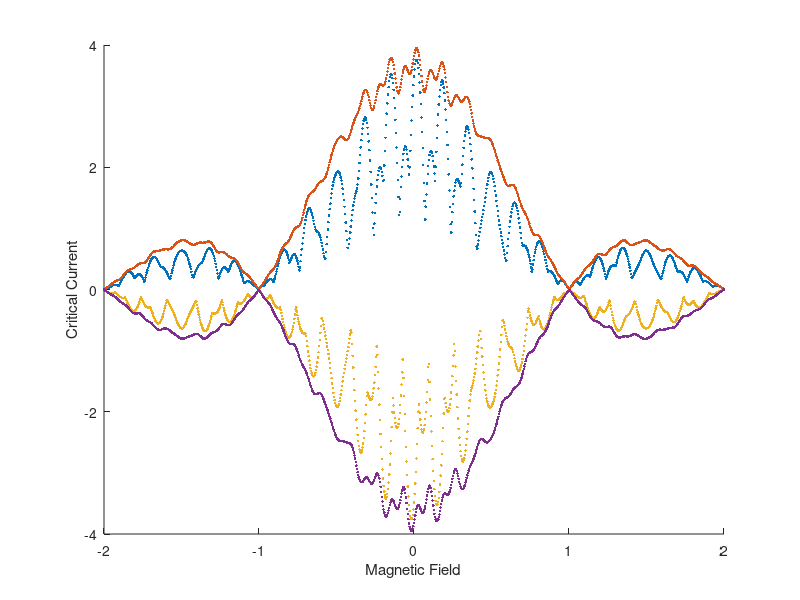

This figure's MATLAB source:
%Explanation of base program

%The program splits a squid into two junctions that have xmax discrete sections.  Each
%section has a supercurrent density, and a phase difference that is
%contributed to by the field (PhaseF) in the junction, the field in the squid loop,
%and an arbitrary phase set at x=1 %called Phase1.  These phase factors are 
%all summed along the junction to determine the local phase difference 
%across the junction at each point.  For each value of field and Phase1 the
%supercurrent at each point is calculated and the net supercurrent (sum 
%along the junction and then the sum of the two junctions together)
%is calcualted to find the supercurrent carried at that phase and that
%field.  To find the maximum supercurrent for a given field, the max of
%that vector is taken for that field value.  The minimum can be calculated 
%to find the negative critical current.  Both of these can be plotted 
%against the magnetic field that is applied.  This is the exact measurment 
%of the critical current vs field that we do in the lab.

%This version adds the ability to add several realistic features of squids

% Critical Current Asymmetry
% Junction Area Asymmetry
% Critical Current density variation along each junction
% Squid Loop size variation
% Changes in the field scan range



%Abreviations used
%Junction=Junc
%Super Current = SCur or just SC
%Step Size = SS sufix
%Width = Wid
%Length = Len
%Magnitude = Mag


%% Clearing memory and input screen

clear;
clc;
close all;

%% Defining the Parameters of the Simulaiton

%% Defining the Parameters of the Simulaiton

    %Dividing the Junctions up into discrete sections
        xmax1=51;
        xmax2=51;
        x1(1,:)=(1:xmax1);
        x2(1,:)=(1:xmax2);

    %Critical Current Magnitudes
        SCurrentMag1=1;
        SCurrentMag2=1;

        SCurNoiseMag1=.01;
        SCurNoiseMag2=.01;
        
    %Setting Squid Loop Parameers
        LoopWid=1;
        LoopLen=5;
    %Junction Area Dimensions
        JuncWid1=1;
        JuncLen1=1;

        JuncWid2=1;
        JuncLen2=1;


%Setting up Loop Parameters

    %Phase Loop parameters
        p=1;
        pmax=101;
        Phase0Min=0*pi;
        Phase0Max=2*pi;
            
    %Field Parameters
        f=1;
        fmax=1001;
        FieldMin=-2;
        FieldMax=2;
        
    %Stepping through a parameter
        j=1;
        jmax=2;
        AlphaMin=0;
        AlphaMax=.8;

%Calculating Critical Current Densities
    JuncArea1=JuncWid1*JuncLen1;
    JuncArea2=JuncWid2*JuncLen2;
    LoopArea=LoopWid*LoopLen;
    
    SCurNoise1=SCurNoiseMag1*(2*rand(1,xmax1)-1);
    SCurNoise2=SCurNoiseMag2*(2*rand(1,xmax2)-1);
 
    SCurDen1=SCurrentMag1*ones(1,xmax1)/xmax1+SCurNoise1/xmax1;
    SCurDen2=SCurrentMag2*ones(1,xmax2)/xmax2+SCurNoise2/xmax2;
 
%Pre Allocating memory to the arrays (should decrease runtime)
    Phase0=zeros(1,pmax);
    Field=zeros(1,fmax);
    FluxinJunc1=zeros(1,fmax);
    FluxinJunc2=zeros(1,fmax);
    FluxinLoop=zeros(1,fmax);

    PhaseFDen1=zeros(1,fmax);
    PhaseFDen2=zeros(1,fmax);
    PhaseFL=zeros(1,fmax);

    SCurrent1=zeros(xmax1,pmax,fmax);
    SCurrent2=zeros(xmax2,pmax,fmax);
    SCurrentNet=zeros(1,pmax);

    MaxSCurrentNet=zeros(jmax,fmax);
    MinSCurrentNet=zeros(jmax,fmax);

%% Loops for running the simulation Meat of the Simulation


%Changing a Parameter of the plot
AlphaSS =(AlphaMax-AlphaMin)/(jmax-1);
for j=1:jmax;
    
    Alpha=AlphaMin+(j-1)*AlphaSS;
 
    %Field Contribution to the Phase 
    %Define the Field ForLoop setp size, then run the Field for ForLoop
    FieldSS=(FieldMax-FieldMin)/(fmax-1);
    for f=1:fmax

        Field(f)=FieldMin+(f-1)*FieldSS;


        PhaseF1=2*pi*Field(f)*JuncArea1;
        PhaseF2=2*pi*Field(f)*JuncArea2;
        PhaseFL=2*pi*Field(f)*LoopArea;

        PhaseFDen1=PhaseF1*x1/xmax1;
        PhaseFDen2=PhaseF2*x2/xmax2;

        %Phase0 ForLoop of externally set phase 
        %Define the Phase0 setp size, then run the ForLoop

        Phase0SS=(Phase0Max-Phase0Min)/(pmax-1);
        for p=1:pmax

            Phase0(p)=Phase0Min+(p-1)*Phase0SS;

            PhaseDrop1=Phase0(p)+PhaseFDen1;
            PhaseDrop2=Phase0(p)+PhaseF1+PhaseFL+PhaseFDen2;

            SCurrent1=SCurDen1.*(1-Alpha).*(sin(PhaseDrop1)+sin(PhaseDrop1*2));
            SCurrent2=SCurDen2.*(1+Alpha).*2.*sin(PhaseDrop2);

            SCurrentNet(p)=sum(SCurrent1)+sum(SCurrent2);


        end
        MaxSCurrentNet(j,f) =max(SCurrentNet);
        MinSCurrentNet(j,f)=min(SCurrentNet);
    end

end

hold on
plot(Field,MaxSCurrentNet,'.')
xlabel('Magnetic Field'); ylabel('Critical Current');


hold on 
plot(Field,MinSCurrentNet,'.')




    




